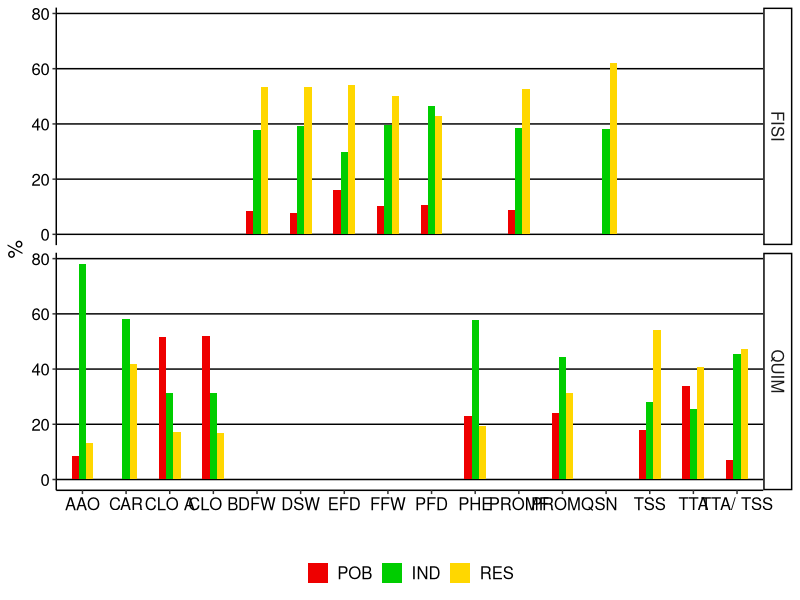

Recreate this plot in R.
## ---- chunk 1
knitr::opts_chunk$set(warning = FALSE, message = FALSE, echo = FALSE)



## ---- chunk 2
knitr::opts_chunk$set(warning = FALSE, message = FALSE, echo = FALSE)

library(readxl)
varia<- read_excel("varfis.xlsx", sheet="ICC")
library(dplyr)
varia<-arrange(varia, ID)
varia$TYPE<-as.factor(varia$TYPE)
varia$VR<-as.factor(varia$VR)
varia$LEVEL<-factor(varia$LEVEL,levels=c("POB", "IND","RES"))
# varia$VR<-factor(varia$VR,levels=c("AAO", "PHE","CLO B","CAR", "CLO A","PROMQ","TTA", "TSS","TTA/ TSS","PFD", "FFW","DFW","EFD", "PROMF","DSW","SN"))

# library(Rmisc)
# resvaria <- summarySE(varia, measurevar="PORC", groupvars=c("REG","ACC"))
# resvaria

library(ggplot2)
vargg1<-ggplot(varia, aes(x=VR,y=PORC,fill=LEVEL))+
  stat_summary(fun = "mean", size = 1, geom = "bar",position="dodge", width=0.5) +
  labs(x="", y="%")+
  facet_grid(TYPE~.)+
  theme_classic()+
  theme(plot.title = element_text(hjust = 0.5, size = rel(1.5))) +
  scale_fill_manual(values = c("red2","green3","gold")) +
  theme(legend.title=element_blank())+
  theme(legend.position='bottom')+
  theme(panel.grid.major.y = element_line(color='black'))+
  theme(panel.grid.major.x = element_blank())+
  theme(text = element_text(size=15, color='black'))+
  theme(axis.text = element_text(color='black'))
vargg1

